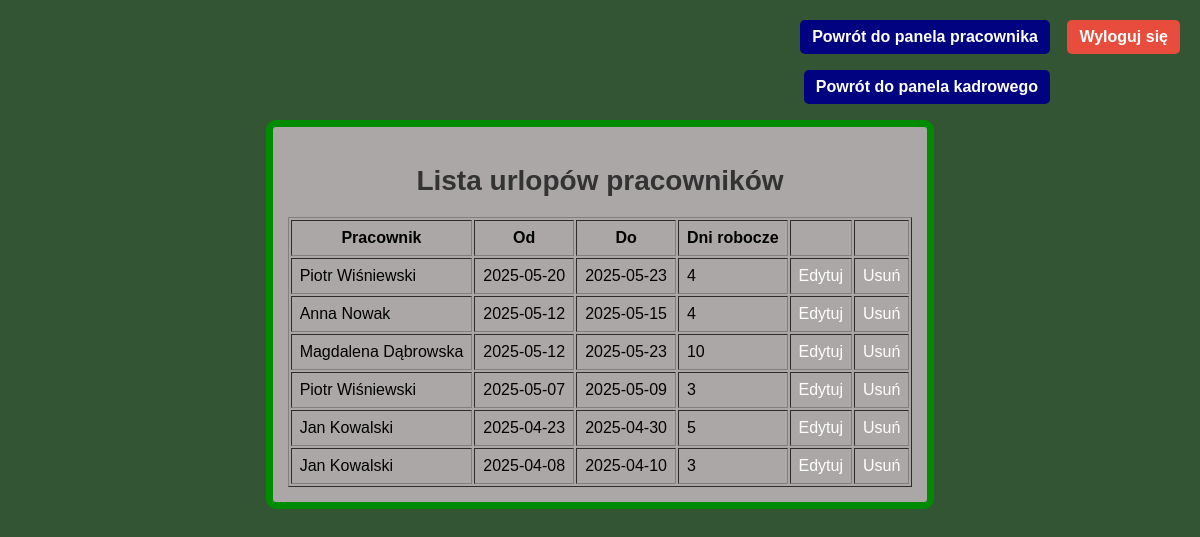
/php/kadry/lista_urlopy.php, run on the app's committed database.
### tables this page shows
CREATE TABLE `dni_urlopowe` (
  `id` int(11) NOT NULL,
  `id_pracownika` int(11) NOT NULL,
  `data_od` date NOT NULL,
  `data_do` date NOT NULL,
  `dni_robocze` int(11) NOT NULL
);

CREATE TABLE `dane_personalne_pracownika` (
  `id_pracownika` int(11) NOT NULL,
  `imie` varchar(50) NOT NULL,
  `nazwisko` varchar(50) NOT NULL,
  `pesel` char(11) NOT NULL,
  `telefon` varchar(15) NOT NULL,
  `email` varchar(100) NOT NULL,
  `login` varchar(50) DEFAULT NULL,
  `haslo` varchar(255) DEFAULT NULL
);

### php/kadry/lista_urlopy.php (the view, shortened to what this page needs)
<?php
require_once "../dbconnect.php";
$sql = "
    SELECT u.id, dp.imie, dp.nazwisko, u.data_od, u.data_do, u.dni_robocze
    FROM dni_urlopowe u
    JOIN dane_personalne_pracownika dp ON u.id_pracownika = dp.id_pracownika
    ORDER BY u.data_od DESC
";
$result = $conn->query($sql);
?>
<!DOCTYPE html>
<html lang="pl">
<head>
    <link rel="stylesheet" href="../../css/style.css">
</head>
<body>
<div class="lista">
    <h2>Lista urlopów pracowników</h2>
    <table border="1" cellpadding="8">
        <tr>
            <th>Pracownik</th>
            <th>Od</th>
            <th>Do</th>
            <th>Dni robocze</th>
            <th></th>
            <th></th>
        </tr>
        <?php while ($row = $result->fetch_assoc()): ?>
        <tr>
            <td><?= htmlspecialchars($row['imie'] . ' ' . $row['nazwisko']) ?></td>
            <td><?= htmlspecialchars($row['data_od']) ?></td>
            <td><?= htmlspecialchars($row['data_do']) ?></td>
            <td><?= $row['dni_robocze'] ?></td>
            <td><a href="edycja_urlop.php?id=<?= $row['id'] ?>">Edytuj</a> </td>
            <td><a href="usun_urlop.php?id=<?= $row['id'] ?>" onclick="return confirm('Na pewno usunąć urlop?');">Usuń</a></td>
        </tr>
        <?php endwhile; ?>
    </table>
</div>
<a href="../logout.php" class="logout">Wyloguj się</a>
<a href="../uzytkownicy/HR.php" class="panel_kadrowy">Powrót do panela pracownika</a>
<a href="panel_kadrowy.php" class="panel_kadrowy_powrot">Powrót do panela kadrowego</a>
</body>
</html>

### css/style.css (style rules this page uses)
body { font-family: Arial, sans-serif; background-color: rgb(51, 85, 51); display: flex; justify-content: center; align-items: center; height: 97vh; }
h2 { color: #333; text-align: center; font-size: 28px; margin-bottom: 20px; }
a.logout { position: absolute; top: 20px; right: 20px; background-color: #e74c3c; color: white; padding: 8px 12px; text-decoration: none; border-radius: 5px; font-weight: bold; }
a.panel_kadrowy { position: absolute; top: 20px; right: 150px; background-color: rgb(0, 2, 128); color: white; padding: 8px 12px; text-decoration: none; border-radius: 5px; font-weight: bold; }
a.panel_kadrowy_powrot { position: absolute; top: 70px; right: 150px; background-color: rgb(0, 2, 128); color: white; padding: 8px 12px; text-decoration: none; border-radius: 5px; font-weight: bold; }
div a { text-decoration: none; color: white; }
.lista { background-color: rgb(172, 167, 167); border: 7px solid rgb(0, 139, 0); border-radius: 10px; padding: 15px; position: absolute; top: 120px; max-width: 70%; min-width: 20%; }

### data on the page
dni_urlopowe: id_pracownika.nazwisko "Piotr Wiśniewski", data_od "2025-05-20", data_do "2025-05-23", dni_robocze "4"
dni_urlopowe: id_pracownika.nazwisko "Anna Nowak", data_od "2025-05-12", data_do "2025-05-15", dni_robocze "4"
dni_urlopowe: id_pracownika.nazwisko "Magdalena Dąbrowska", data_od "2025-05-12", data_do "2025-05-23", dni_robocze "10"
dni_urlopowe: id_pracownika.nazwisko "Piotr Wiśniewski", data_od "2025-05-07", data_do "2025-05-09", dni_robocze "3"
dni_urlopowe: id_pracownika.nazwisko "Jan Kowalski", data_od "2025-04-23", data_do "2025-04-30", dni_robocze "5"
dni_urlopowe: id_pracownika.nazwisko "Jan Kowalski", data_od "2025-04-08", data_do "2025-04-10", dni_robocze "3"
